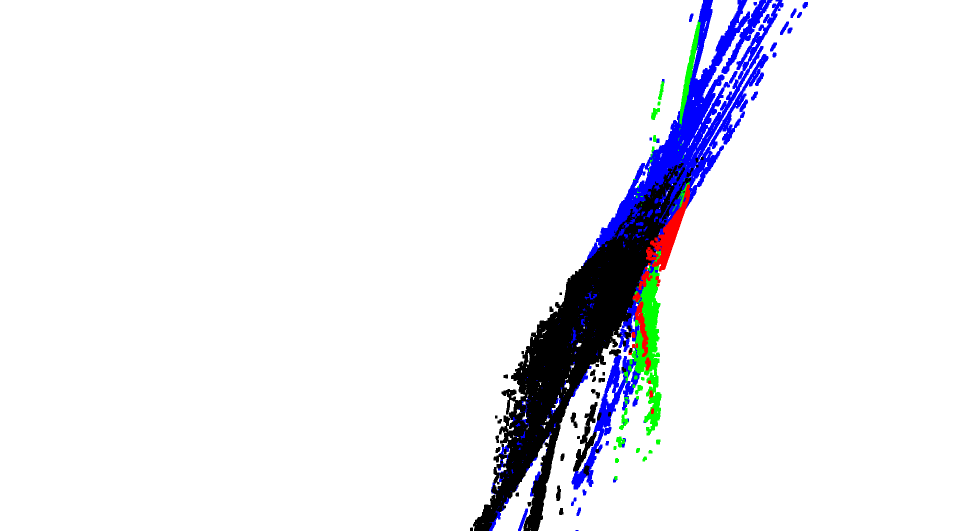
#> input picture ScreenCapture_2025-06-20-03-50-27.png, 1920 x 1061 px (shown at 1/2 size)
$ python -i utils.py   (imports and definitions only)   (older library calls are emulated)
#> lines starting #> are read from the running program, lines starting #| are printed output that depends on the picture
### Constants.py
import os
import cv2
import numpy as np
PROJECTOR_ID = 1
PROJECTOR_WIDTH = 1920
PROJECTOR_HEIGHT = 1080
PROJECTOR_COUNT_PHOTO = 20
CIRCLE_GRID_SIZE = (11, 4)
CAMERA_ID = 1
CAMERA_WIDTH = 4656
CAMERA_HEIGHT = 3496
SPECIAL_VIDEO_WRITER = False
VIDEO_WRITER = "MJPG"
PATH_SAVE_CALIBRE_PROJECTOR = "DataSet/ProjCalib"
PATH_SAVE_ENCODED = "DataSet/Encoded"
PATH_SAVE_DECODED = "DataSet/Decoded"
PATH_SAVE_LITED = "DataSet/Lited"
PATH_CAMERA_CALIBRE = "DataSet/CamCalib"
PATH_PARAMETERS = "DataSet/Parameters"
PATH_END = "DataSet/End"
for path_name in [PATH_CAMERA_CALIBRE, PATH_SAVE_CALIBRE_PROJECTOR, PATH_SAVE_DECODED, PATH_SAVE_ENCODED, PATH_SAVE_LITED, PATH_PARAMETERS, PATH_END]:
    os.makedirs(path_name, exist_ok=True)

colored_image = np.zeros((CAMERA_HEIGHT, CAMERA_WIDTH, 3), dtype=np.uint8)

# colored_image[:CAMERA_HEIGHT//2, :CAMERA_WIDTH//2, :] = [255, 0, 0]

# colored_image[:CAMERA_HEIGHT//2, CAMERA_WIDTH//2:, :] = [0, 255, 0]

# colored_image[CAMERA_HEIGHT//2:, CAMERA_WIDTH//2:, :] = [0, 0, 255]

colored_image[:, :, :] = [0, 0, 0]
colored_image[800:3450, 400:2850, :] = [0, 255, 0]

cv2.imwrite("colored.png", colored_image)
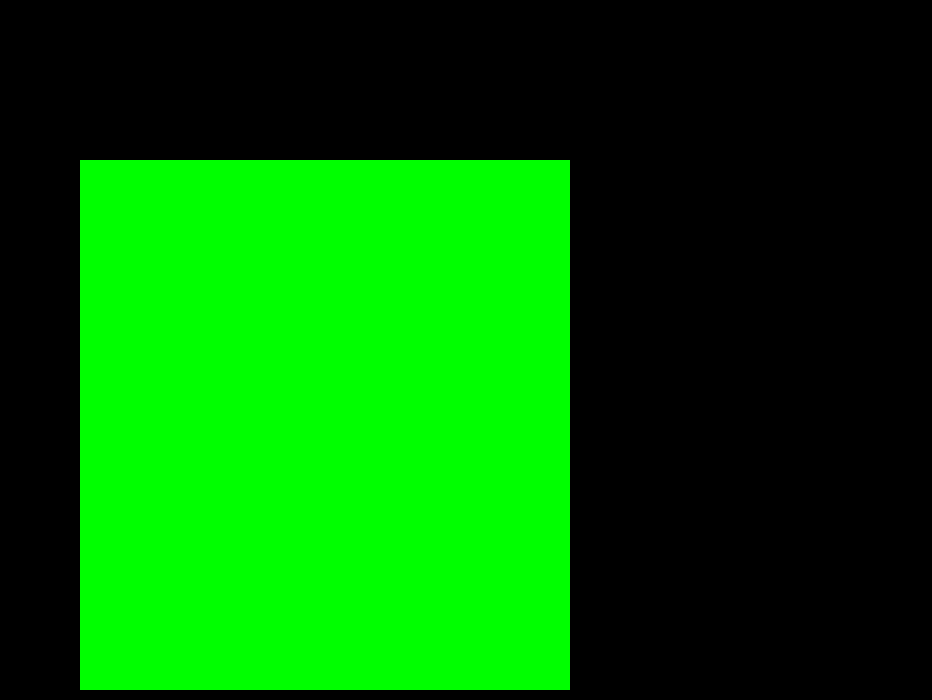
#> saved as colored.png: shape (3496, 4656, 3) (shown at 1/5 size); mean B, G, R 0, 101.7, 0

### utils.py
import numpy as np
import cv2
import matplotlib.pyplot as plt
import open3d as o3d
from open3d import core as o3c
from Constants import *
LAPLASS = np.array([[0, 1, 0],
                    [1, -4, 1],
                    [0, 1, 0]])

def process_focus(image: np.ndarray):
    if isinstance(image, np.ndarray):
        if image.ndim == 2:
            gray_image = cv2.GaussianBlur(image, (5, 5), 0)
            return np.linalg.norm(cv2.filter2D(gray_image, 0, LAPLASS), ord="fro")
        elif image.ndim == 3:
            gray_image = cv2.cvtColor(image, cv2.COLOR_RGB2GRAY)
            gray_image = cv2.GaussianBlur(gray_image, (5, 5), 0)
            return np.linalg.norm(cv2.filter2D(gray_image, 0, LAPLASS), ord="fro")
        elif image.ndim == 4:
            gray_images = []
            ret_laplasses = []
            for not_gray in image:
                gray_image = cv2.cvtColor(not_gray, cv2.COLOR_RGB2GRAY)
                gray_image = cv2.GaussianBlur(gray_image, (5, 5), 0)
                gray_images.append(gray_image)
            for gray_image in gray_images:
                ret_laplasses.append(np.linalg.norm(cv2.filter2D(gray_image, 0, LAPLASS), ord="fro"))
            return np.array(ret_laplasses)


# [222 lines left out: functions create_circle_grid, get_optimal_grid, get_gray_codes, get_gray_code_images, get_Ld_Lg, get_Lited and 4 more, not called in this run]

def contrast(image, alpha=1.5, beta=-30):
    enhanced = cv2.convertScaleAbs(image, alpha=alpha, beta=beta)
    return enhanced

# [2 lines not run here, left out]
    # [23 lines of commented-out code are left out]

>>> import cv2
>>> picture = cv2.cvtColor(cv2.imread('ScreenCapture_2025-06-20-03-50-27.png'), cv2.COLOR_BGR2RGB)
>>> result = process_focus(picture)
#> in process_focus, `gray_image = cv2.cvtColor(image, cv2.COLOR_RGB2GRAY)`:
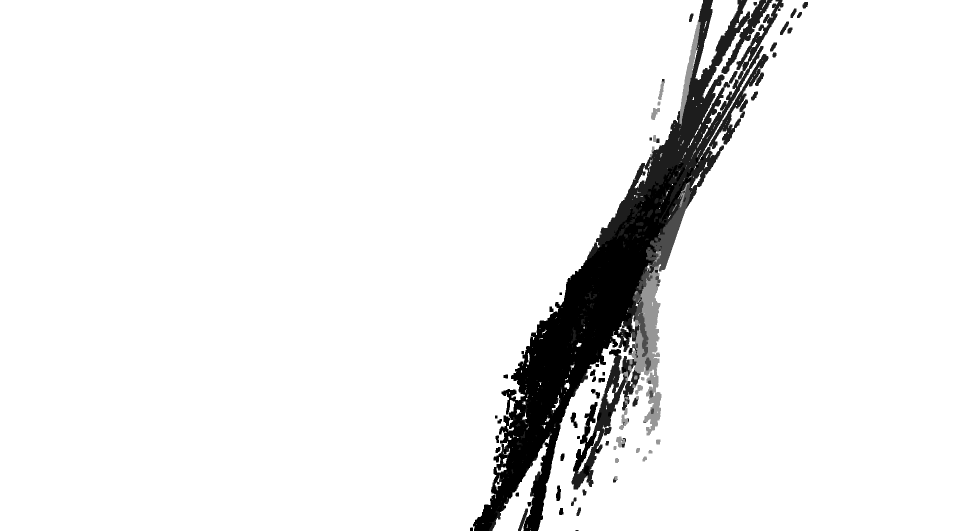
#> gray_image: shape (1061, 1920) (shown at 1/2 size); min 0, max 255, mean 237.8
#> result = 6471.5
